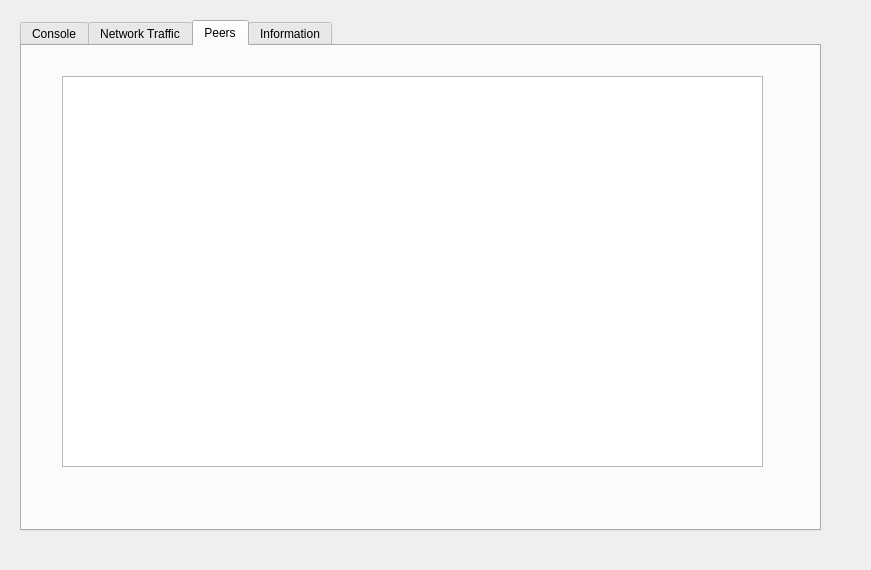
<?xml version="1.0" encoding="UTF-8"?>
<ui version="4.0">
 <class>tools</class>
 <widget class="QDialog" name="tools">
  <property name="geometry">
   <rect>
    <x>0</x>
    <y>0</y>
    <width>871</width>
    <height>570</height>
   </rect>
  </property>
  <property name="windowTitle">
   <string>Dialog</string>
  </property>
  <widget class="QTabWidget" name="tabWidget">
   <property name="geometry">
    <rect>
     <x>20</x>
     <y>20</y>
     <width>801</width>
     <height>511</height>
    </rect>
   </property>
   <property name="currentIndex">
    <number>2</number>
   </property>
   <widget class="QWidget" name="tab_2">
    <attribute name="title">
     <string>Console</string>
    </attribute>
    <widget class="QTextEdit" name="textEdit">
     <property name="geometry">
      <rect>
       <x>40</x>
       <y>30</y>
       <width>691</width>
       <height>351</height>
      </rect>
     </property>
     <property name="html">
      <string>&lt;!DOCTYPE HTML PUBLIC &quot;-//W3C//DTD HTML 4.0//EN&quot; &quot;http://www.w3.org/TR/REC-html40/strict.dtd&quot;&gt;
&lt;html&gt;&lt;head&gt;&lt;meta name=&quot;qrichtext&quot; content=&quot;1&quot; /&gt;&lt;style type=&quot;text/css&quot;&gt;
p, li { white-space: pre-wrap; }
&lt;/style&gt;&lt;/head&gt;&lt;body style=&quot; font-family:'MS Shell Dlg 2'; font-size:8.25pt; font-weight:400; font-style:normal;&quot;&gt;
&lt;p style=&quot;-qt-paragraph-type:empty; margin-top:0px; margin-bottom:0px; margin-left:0px; margin-right:0px; -qt-block-indent:0; text-indent:0px; font-size:8pt;&quot;&gt;&lt;/p&gt;
&lt;p style=&quot; margin-top:0px; margin-bottom:0px; margin-left:0px; margin-right:0px; -qt-block-indent:0; text-indent:0px;&quot;&gt;&lt;span style=&quot; font-size:8pt;&quot;&gt;15:33:22&lt;/span&gt;&lt;/p&gt;
&lt;p style=&quot; margin-top:0px; margin-bottom:0px; margin-left:0px; margin-right:0px; -qt-block-indent:0; text-indent:0px;&quot;&gt;&lt;span style=&quot; font-size:8pt;&quot;&gt;Welcome to the APR RPC console.&lt;/span&gt;&lt;/p&gt;
&lt;p style=&quot; margin-top:0px; margin-bottom:0px; margin-left:0px; margin-right:0px; -qt-block-indent:0; text-indent:0px;&quot;&gt;&lt;span style=&quot; font-size:8pt;&quot;&gt;Use up and down arrows to navigate history, and Ctrl-L to clear screen.&lt;/span&gt;&lt;/p&gt;
&lt;p style=&quot; margin-top:0px; margin-bottom:0px; margin-left:0px; margin-right:0px; -qt-block-indent:0; text-indent:0px;&quot;&gt;&lt;span style=&quot; font-size:8pt;&quot;&gt;Type help for an overview of available commands.&lt;/span&gt;&lt;/p&gt;
&lt;p style=&quot;-qt-paragraph-type:empty; margin-top:0px; margin-bottom:0px; margin-left:0px; margin-right:0px; -qt-block-indent:0; text-indent:0px; font-size:8pt;&quot;&gt;&lt;/p&gt;
&lt;p style=&quot;-qt-paragraph-type:empty; margin-top:0px; margin-bottom:0px; margin-left:0px; margin-right:0px; -qt-block-indent:0; text-indent:0px; font-size:8pt;&quot;&gt;&lt;/p&gt;
&lt;p style=&quot; margin-top:0px; margin-bottom:0px; margin-left:0px; margin-right:0px; -qt-block-indent:0; text-indent:0px;&quot;&gt;&lt;span style=&quot; font-size:8pt;&quot;&gt;23:03:51&lt;/span&gt;&lt;/p&gt;
&lt;p style=&quot; margin-top:0px; margin-bottom:0px; margin-left:0px; margin-right:0px; -qt-block-indent:0; text-indent:0px;&quot;&gt;&lt;span style=&quot; font-size:8pt;&quot;&gt;help&lt;/span&gt;&lt;/p&gt;
&lt;p style=&quot;-qt-paragraph-type:empty; margin-top:0px; margin-bottom:0px; margin-left:0px; margin-right:0px; -qt-block-indent:0; text-indent:0px; font-size:8pt;&quot;&gt;&lt;/p&gt;
&lt;p style=&quot;-qt-paragraph-type:empty; margin-top:0px; margin-bottom:0px; margin-left:0px; margin-right:0px; -qt-block-indent:0; text-indent:0px; font-size:8pt;&quot;&gt;&lt;/p&gt;
&lt;p style=&quot; margin-top:0px; margin-bottom:0px; margin-left:0px; margin-right:0px; -qt-block-indent:0; text-indent:0px;&quot;&gt;&lt;span style=&quot; font-size:8pt;&quot;&gt;23:03:51&lt;/span&gt;&lt;/p&gt;
&lt;p style=&quot; margin-top:0px; margin-bottom:0px; margin-left:0px; margin-right:0px; -qt-block-indent:0; text-indent:0px;&quot;&gt;&lt;span style=&quot; font-size:8pt;&quot;&gt;== Blockchain ==&lt;/span&gt;&lt;/p&gt;
&lt;p style=&quot; margin-top:0px; margin-bottom:0px; margin-left:0px; margin-right:0px; -qt-block-indent:0; text-indent:0px;&quot;&gt;&lt;span style=&quot; font-size:8pt;&quot;&gt;getbestblockhash&lt;/span&gt;&lt;/p&gt;
&lt;p style=&quot; margin-top:0px; margin-bottom:0px; margin-left:0px; margin-right:0px; -qt-block-indent:0; text-indent:0px;&quot;&gt;&lt;span style=&quot; font-size:8pt;&quot;&gt;getblock &amp;quot;hash&amp;quot; ( verbose )&lt;/span&gt;&lt;/p&gt;
&lt;p style=&quot; margin-top:0px; margin-bottom:0px; margin-left:0px; margin-right:0px; -qt-block-indent:0; text-indent:0px;&quot;&gt;&lt;span style=&quot; font-size:8pt;&quot;&gt;getblockchaininfo&lt;/span&gt;&lt;/p&gt;
&lt;p style=&quot; margin-top:0px; margin-bottom:0px; margin-left:0px; margin-right:0px; -qt-block-indent:0; text-indent:0px;&quot;&gt;&lt;span style=&quot; font-size:8pt;&quot;&gt;getblockcount&lt;/span&gt;&lt;/p&gt;
&lt;p style=&quot; margin-top:0px; margin-bottom:0px; margin-left:0px; margin-right:0px; -qt-block-indent:0; text-indent:0px;&quot;&gt;&lt;span style=&quot; font-size:8pt;&quot;&gt;getblockhash index&lt;/span&gt;&lt;/p&gt;
&lt;p style=&quot; margin-top:0px; margin-bottom:0px; margin-left:0px; margin-right:0px; -qt-block-indent:0; text-indent:0px;&quot;&gt;&lt;span style=&quot; font-size:8pt;&quot;&gt;getblockheader &amp;quot;hash&amp;quot; ( verbose )&lt;/span&gt;&lt;/p&gt;
&lt;p style=&quot; margin-top:0px; margin-bottom:0px; margin-left:0px; margin-right:0px; -qt-block-indent:0; text-indent:0px;&quot;&gt;&lt;span style=&quot; font-size:8pt;&quot;&gt;getchaintips&lt;/span&gt;&lt;/p&gt;
&lt;p style=&quot; margin-top:0px; margin-bottom:0px; margin-left:0px; margin-right:0px; -qt-block-indent:0; text-indent:0px;&quot;&gt;&lt;span style=&quot; font-size:8pt;&quot;&gt;getdifficulty&lt;/span&gt;&lt;/p&gt;
&lt;p style=&quot; margin-top:0px; margin-bottom:0px; margin-left:0px; margin-right:0px; -qt-block-indent:0; text-indent:0px;&quot;&gt;&lt;span style=&quot; font-size:8pt;&quot;&gt;getmempoolinfo&lt;/span&gt;&lt;/p&gt;
&lt;p style=&quot; margin-top:0px; margin-bottom:0px; margin-left:0px; margin-right:0px; -qt-block-indent:0; text-indent:0px;&quot;&gt;&lt;span style=&quot; font-size:8pt;&quot;&gt;getrawmempool ( verbose )&lt;/span&gt;&lt;/p&gt;
&lt;p style=&quot; margin-top:0px; margin-bottom:0px; margin-left:0px; margin-right:0px; -qt-block-indent:0; text-indent:0px;&quot;&gt;&lt;span style=&quot; font-size:8pt;&quot;&gt;gettxout &amp;quot;txid&amp;quot; n ( includemempool )&lt;/span&gt;&lt;/p&gt;
&lt;p style=&quot; margin-top:0px; margin-bottom:0px; margin-left:0px; margin-right:0px; -qt-block-indent:0; text-indent:0px;&quot;&gt;&lt;span style=&quot; font-size:8pt;&quot;&gt;gettxoutsetinfo&lt;/span&gt;&lt;/p&gt;
&lt;p style=&quot; margin-top:0px; margin-bottom:0px; margin-left:0px; margin-right:0px; -qt-block-indent:0; text-indent:0px;&quot;&gt;&lt;span style=&quot; font-size:8pt;&quot;&gt;verifychain ( numblocks )&lt;/span&gt;&lt;/p&gt;
&lt;p style=&quot;-qt-paragraph-type:empty; margin-top:0px; margin-bottom:0px; margin-left:0px; margin-right:0px; -qt-block-indent:0; text-indent:0px; font-size:8pt;&quot;&gt;&lt;/p&gt;
&lt;p style=&quot; margin-top:0px; margin-bottom:0px; margin-left:0px; margin-right:0px; -qt-block-indent:0; text-indent:0px;&quot;&gt;&lt;span style=&quot; font-size:8pt;&quot;&gt;== Control ==&lt;/span&gt;&lt;/p&gt;
&lt;p style=&quot; margin-top:0px; margin-bottom:0px; margin-left:0px; margin-right:0px; -qt-block-indent:0; text-indent:0px;&quot;&gt;&lt;span style=&quot; font-size:8pt;&quot;&gt;getinfo&lt;/span&gt;&lt;/p&gt;
&lt;p style=&quot; margin-top:0px; margin-bottom:0px; margin-left:0px; margin-right:0px; -qt-block-indent:0; text-indent:0px;&quot;&gt;&lt;span style=&quot; font-size:8pt;&quot;&gt;help ( &amp;quot;command&amp;quot; )&lt;/span&gt;&lt;/p&gt;
&lt;p style=&quot; margin-top:0px; margin-bottom:0px; margin-left:0px; margin-right:0px; -qt-block-indent:0; text-indent:0px;&quot;&gt;&lt;span style=&quot; font-size:8pt;&quot;&gt;stop&lt;/span&gt;&lt;/p&gt;
&lt;p style=&quot;-qt-paragraph-type:empty; margin-top:0px; margin-bottom:0px; margin-left:0px; margin-right:0px; -qt-block-indent:0; text-indent:0px; font-size:8pt;&quot;&gt;&lt;/p&gt;
&lt;p style=&quot; margin-top:0px; margin-bottom:0px; margin-left:0px; margin-right:0px; -qt-block-indent:0; text-indent:0px;&quot;&gt;&lt;span style=&quot; font-size:8pt;&quot;&gt;== Generating ==&lt;/span&gt;&lt;/p&gt;
&lt;p style=&quot; margin-top:0px; margin-bottom:0px; margin-left:0px; margin-right:0px; -qt-block-indent:0; text-indent:0px;&quot;&gt;&lt;span style=&quot; font-size:8pt;&quot;&gt;getgenerate&lt;/span&gt;&lt;/p&gt;
&lt;p style=&quot; margin-top:0px; margin-bottom:0px; margin-left:0px; margin-right:0px; -qt-block-indent:0; text-indent:0px;&quot;&gt;&lt;span style=&quot; font-size:8pt;&quot;&gt;gethashespersec&lt;/span&gt;&lt;/p&gt;
&lt;p style=&quot; margin-top:0px; margin-bottom:0px; margin-left:0px; margin-right:0px; -qt-block-indent:0; text-indent:0px;&quot;&gt;&lt;span style=&quot; font-size:8pt;&quot;&gt;setgenerate generate ( genproclimit )&lt;/span&gt;&lt;/p&gt;
&lt;p style=&quot;-qt-paragraph-type:empty; margin-top:0px; margin-bottom:0px; margin-left:0px; margin-right:0px; -qt-block-indent:0; text-indent:0px; font-size:8pt;&quot;&gt;&lt;/p&gt;
&lt;p style=&quot; margin-top:0px; margin-bottom:0px; margin-left:0px; margin-right:0px; -qt-block-indent:0; text-indent:0px;&quot;&gt;&lt;span style=&quot; font-size:8pt;&quot;&gt;== Getinvalid ==&lt;/span&gt;&lt;/p&gt;
&lt;p style=&quot; margin-top:0px; margin-bottom:0px; margin-left:0px; margin-right:0px; -qt-block-indent:0; text-indent:0px;&quot;&gt;&lt;span style=&quot; font-size:8pt;&quot;&gt;getinvalid &lt;/span&gt;&lt;/p&gt;
&lt;p style=&quot;-qt-paragraph-type:empty; margin-top:0px; margin-bottom:0px; margin-left:0px; margin-right:0px; -qt-block-indent:0; text-indent:0px; font-size:8pt;&quot;&gt;&lt;/p&gt;
&lt;p style=&quot; margin-top:0px; margin-bottom:0px; margin-left:0px; margin-right:0px; -qt-block-indent:0; text-indent:0px;&quot;&gt;&lt;span style=&quot; font-size:8pt;&quot;&gt;== Mining ==&lt;/span&gt;&lt;/p&gt;
&lt;p style=&quot; margin-top:0px; margin-bottom:0px; margin-left:0px; margin-right:0px; -qt-block-indent:0; text-indent:0px;&quot;&gt;&lt;span style=&quot; font-size:8pt;&quot;&gt;getblocktemplate ( &amp;quot;jsonrequestobject&amp;quot; )&lt;/span&gt;&lt;/p&gt;
&lt;p style=&quot; margin-top:0px; margin-bottom:0px; margin-left:0px; margin-right:0px; -qt-block-indent:0; text-indent:0px;&quot;&gt;&lt;span style=&quot; font-size:8pt;&quot;&gt;getmininginfo&lt;/span&gt;&lt;/p&gt;
&lt;p style=&quot; margin-top:0px; margin-bottom:0px; margin-left:0px; margin-right:0px; -qt-block-indent:0; text-indent:0px;&quot;&gt;&lt;span style=&quot; font-size:8pt;&quot;&gt;getnetworkhashps ( blocks height )&lt;/span&gt;&lt;/p&gt;
&lt;p style=&quot; margin-top:0px; margin-bottom:0px; margin-left:0px; margin-right:0px; -qt-block-indent:0; text-indent:0px;&quot;&gt;&lt;span style=&quot; font-size:8pt;&quot;&gt;prioritisetransaction &amp;lt;txid&amp;gt; &amp;lt;priority delta&amp;gt; &amp;lt;fee delta&amp;gt;&lt;/span&gt;&lt;/p&gt;
&lt;p style=&quot; margin-top:0px; margin-bottom:0px; margin-left:0px; margin-right:0px; -qt-block-indent:0; text-indent:0px;&quot;&gt;&lt;span style=&quot; font-size:8pt;&quot;&gt;reservebalance ( reserve amount )&lt;/span&gt;&lt;/p&gt;
&lt;p style=&quot; margin-top:0px; margin-bottom:0px; margin-left:0px; margin-right:0px; -qt-block-indent:0; text-indent:0px;&quot;&gt;&lt;span style=&quot; font-size:8pt;&quot;&gt;submitblock &amp;quot;hexdata&amp;quot; ( &amp;quot;jsonparametersobject&amp;quot; )&lt;/span&gt;&lt;/p&gt;
&lt;p style=&quot;-qt-paragraph-type:empty; margin-top:0px; margin-bottom:0px; margin-left:0px; margin-right:0px; -qt-block-indent:0; text-indent:0px; font-size:8pt;&quot;&gt;&lt;/p&gt;
&lt;p style=&quot; margin-top:0px; margin-bottom:0px; margin-left:0px; margin-right:0px; -qt-block-indent:0; text-indent:0px;&quot;&gt;&lt;span style=&quot; font-size:8pt;&quot;&gt;== Network ==&lt;/span&gt;&lt;/p&gt;
&lt;p style=&quot; margin-top:0px; margin-bottom:0px; margin-left:0px; margin-right:0px; -qt-block-indent:0; text-indent:0px;&quot;&gt;&lt;span style=&quot; font-size:8pt;&quot;&gt;addnode &amp;quot;node&amp;quot; &amp;quot;add|remove|onetry&amp;quot;&lt;/span&gt;&lt;/p&gt;
&lt;p style=&quot; margin-top:0px; margin-bottom:0px; margin-left:0px; margin-right:0px; -qt-block-indent:0; text-indent:0px;&quot;&gt;&lt;span style=&quot; font-size:8pt;&quot;&gt;getaddednodeinfo dns ( &amp;quot;node&amp;quot; )&lt;/span&gt;&lt;/p&gt;
&lt;p style=&quot; margin-top:0px; margin-bottom:0px; margin-left:0px; margin-right:0px; -qt-block-indent:0; text-indent:0px;&quot;&gt;&lt;span style=&quot; font-size:8pt;&quot;&gt;getconnectioncount&lt;/span&gt;&lt;/p&gt;
&lt;p style=&quot; margin-top:0px; margin-bottom:0px; margin-left:0px; margin-right:0px; -qt-block-indent:0; text-indent:0px;&quot;&gt;&lt;span style=&quot; font-size:8pt;&quot;&gt;getnettotals&lt;/span&gt;&lt;/p&gt;
&lt;p style=&quot; margin-top:0px; margin-bottom:0px; margin-left:0px; margin-right:0px; -qt-block-indent:0; text-indent:0px;&quot;&gt;&lt;span style=&quot; font-size:8pt;&quot;&gt;getnetworkinfo&lt;/span&gt;&lt;/p&gt;
&lt;p style=&quot; margin-top:0px; margin-bottom:0px; margin-left:0px; margin-right:0px; -qt-block-indent:0; text-indent:0px;&quot;&gt;&lt;span style=&quot; font-size:8pt;&quot;&gt;getpeerinfo&lt;/span&gt;&lt;/p&gt;
&lt;p style=&quot; margin-top:0px; margin-bottom:0px; margin-left:0px; margin-right:0px; -qt-block-indent:0; text-indent:0px;&quot;&gt;&lt;span style=&quot; font-size:8pt;&quot;&gt;ping&lt;/span&gt;&lt;/p&gt;
&lt;p style=&quot;-qt-paragraph-type:empty; margin-top:0px; margin-bottom:0px; margin-left:0px; margin-right:0px; -qt-block-indent:0; text-indent:0px; font-size:8pt;&quot;&gt;&lt;/p&gt;
&lt;p style=&quot; margin-top:0px; margin-bottom:0px; margin-left:0px; margin-right:0px; -qt-block-indent:0; text-indent:0px;&quot;&gt;&lt;span style=&quot; font-size:8pt;&quot;&gt;== Pivx ==&lt;/span&gt;&lt;/p&gt;
&lt;p style=&quot; margin-top:0px; margin-bottom:0px; margin-left:0px; margin-right:0px; -qt-block-indent:0; text-indent:0px;&quot;&gt;&lt;span style=&quot; font-size:8pt;&quot;&gt;checkbudgets&lt;/span&gt;&lt;/p&gt;
&lt;p style=&quot; margin-top:0px; margin-bottom:0px; margin-left:0px; margin-right:0px; -qt-block-indent:0; text-indent:0px;&quot;&gt;&lt;span style=&quot; font-size:8pt;&quot;&gt;createmasternodekey&lt;/span&gt;&lt;/p&gt;
&lt;p style=&quot; margin-top:0px; margin-bottom:0px; margin-left:0px; margin-right:0px; -qt-block-indent:0; text-indent:0px;&quot;&gt;&lt;span style=&quot; font-size:8pt;&quot;&gt;getbudgetinfo ( &amp;quot;proposal&amp;quot; )&lt;/span&gt;&lt;/p&gt;
&lt;p style=&quot; margin-top:0px; margin-bottom:0px; margin-left:0px; margin-right:0px; -qt-block-indent:0; text-indent:0px;&quot;&gt;&lt;span style=&quot; font-size:8pt;&quot;&gt;getbudgetprojection&lt;/span&gt;&lt;/p&gt;
&lt;p style=&quot; margin-top:0px; margin-bottom:0px; margin-left:0px; margin-right:0px; -qt-block-indent:0; text-indent:0px;&quot;&gt;&lt;span style=&quot; font-size:8pt;&quot;&gt;getbudgetvotes &amp;quot;proposal-name&amp;quot;&lt;/span&gt;&lt;/p&gt;
&lt;p style=&quot; margin-top:0px; margin-bottom:0px; margin-left:0px; margin-right:0px; -qt-block-indent:0; text-indent:0px;&quot;&gt;&lt;span style=&quot; font-size:8pt;&quot;&gt;getmasternodecount&lt;/span&gt;&lt;/p&gt;
&lt;p style=&quot; margin-top:0px; margin-bottom:0px; margin-left:0px; margin-right:0px; -qt-block-indent:0; text-indent:0px;&quot;&gt;&lt;span style=&quot; font-size:8pt;&quot;&gt;getmasternodeoutputs&lt;/span&gt;&lt;/p&gt;
&lt;p style=&quot; margin-top:0px; margin-bottom:0px; margin-left:0px; margin-right:0px; -qt-block-indent:0; text-indent:0px;&quot;&gt;&lt;span style=&quot; font-size:8pt;&quot;&gt;getmasternodescores ( blocks )&lt;/span&gt;&lt;/p&gt;
&lt;p style=&quot; margin-top:0px; margin-bottom:0px; margin-left:0px; margin-right:0px; -qt-block-indent:0; text-indent:0px;&quot;&gt;&lt;span style=&quot; font-size:8pt;&quot;&gt;getmasternodestatus&lt;/span&gt;&lt;/p&gt;
&lt;p style=&quot; margin-top:0px; margin-bottom:0px; margin-left:0px; margin-right:0px; -qt-block-indent:0; text-indent:0px;&quot;&gt;&lt;span style=&quot; font-size:8pt;&quot;&gt;getmasternodewinners ( blocks &amp;quot;filter&amp;quot; )&lt;/span&gt;&lt;/p&gt;
&lt;p style=&quot; margin-top:0px; margin-bottom:0px; margin-left:0px; margin-right:0px; -qt-block-indent:0; text-indent:0px;&quot;&gt;&lt;span style=&quot; font-size:8pt;&quot;&gt;getnextsuperblock&lt;/span&gt;&lt;/p&gt;
&lt;p style=&quot; margin-top:0px; margin-bottom:0px; margin-left:0px; margin-right:0px; -qt-block-indent:0; text-indent:0px;&quot;&gt;&lt;span style=&quot; font-size:8pt;&quot;&gt;getpoolinfo&lt;/span&gt;&lt;/p&gt;
&lt;p style=&quot; margin-top:0px; margin-bottom:0px; margin-left:0px; margin-right:0px; -qt-block-indent:0; text-indent:0px;&quot;&gt;&lt;span style=&quot; font-size:8pt;&quot;&gt;listmasternodeconf ( &amp;quot;filter&amp;quot; )&lt;/span&gt;&lt;/p&gt;
&lt;p style=&quot; margin-top:0px; margin-bottom:0px; margin-left:0px; margin-right:0px; -qt-block-indent:0; text-indent:0px;&quot;&gt;&lt;span style=&quot; font-size:8pt;&quot;&gt;listmasternodes ( &amp;quot;filter&amp;quot; )&lt;/span&gt;&lt;/p&gt;
&lt;p style=&quot; margin-top:0px; margin-bottom:0px; margin-left:0px; margin-right:0px; -qt-block-indent:0; text-indent:0px;&quot;&gt;&lt;span style=&quot; font-size:8pt;&quot;&gt;masternode &amp;quot;command&amp;quot;...&lt;/span&gt;&lt;/p&gt;
&lt;p style=&quot; margin-top:0px; margin-bottom:0px; margin-left:0px; margin-right:0px; -qt-block-indent:0; text-indent:0px;&quot;&gt;&lt;span style=&quot; font-size:8pt;&quot;&gt;masternodeconnect &amp;quot;address&amp;quot;&lt;/span&gt;&lt;/p&gt;
&lt;p style=&quot; margin-top:0px; margin-bottom:0px; margin-left:0px; margin-right:0px; -qt-block-indent:0; text-indent:0px;&quot;&gt;&lt;span style=&quot; font-size:8pt;&quot;&gt;masternodecurrent&lt;/span&gt;&lt;/p&gt;
&lt;p style=&quot; margin-top:0px; margin-bottom:0px; margin-left:0px; margin-right:0px; -qt-block-indent:0; text-indent:0px;&quot;&gt;&lt;span style=&quot; font-size:8pt;&quot;&gt;masternodedebug&lt;/span&gt;&lt;/p&gt;
&lt;p style=&quot; margin-top:0px; margin-bottom:0px; margin-left:0px; margin-right:0px; -qt-block-indent:0; text-indent:0px;&quot;&gt;&lt;span style=&quot; font-size:8pt;&quot;&gt;mnbudget &amp;quot;command&amp;quot;... ( &amp;quot;passphrase&amp;quot; )&lt;/span&gt;&lt;/p&gt;
&lt;p style=&quot; margin-top:0px; margin-bottom:0px; margin-left:0px; margin-right:0px; -qt-block-indent:0; text-indent:0px;&quot;&gt;&lt;span style=&quot; font-size:8pt;&quot;&gt;mnbudgetrawvote &amp;quot;masternode-tx-hash&amp;quot; masternode-tx-index &amp;quot;proposal-hash&amp;quot; yes|no time &amp;quot;vote-sig&amp;quot;&lt;/span&gt;&lt;/p&gt;
&lt;p style=&quot; margin-top:0px; margin-bottom:0px; margin-left:0px; margin-right:0px; -qt-block-indent:0; text-indent:0px;&quot;&gt;&lt;span style=&quot; font-size:8pt;&quot;&gt;mnbudgetvote &amp;quot;local|many|alias&amp;quot; &amp;quot;votehash&amp;quot; &amp;quot;yes|no&amp;quot; ( &amp;quot;alias&amp;quot; )&lt;/span&gt;&lt;/p&gt;
&lt;p style=&quot; margin-top:0px; margin-bottom:0px; margin-left:0px; margin-right:0px; -qt-block-indent:0; text-indent:0px;&quot;&gt;&lt;span style=&quot; font-size:8pt;&quot;&gt;mnfinalbudget &amp;quot;command&amp;quot;... ( &amp;quot;passphrase&amp;quot; )&lt;/span&gt;&lt;/p&gt;
&lt;p style=&quot; margin-top:0px; margin-bottom:0px; margin-left:0px; margin-right:0px; -qt-block-indent:0; text-indent:0px;&quot;&gt;&lt;span style=&quot; font-size:8pt;&quot;&gt;mnsync &amp;quot;status|reset&amp;quot;&lt;/span&gt;&lt;/p&gt;
&lt;p style=&quot; margin-top:0px; margin-bottom:0px; margin-left:0px; margin-right:0px; -qt-block-indent:0; text-indent:0px;&quot;&gt;&lt;span style=&quot; font-size:8pt;&quot;&gt;Obfuscation is not supported any more. Use Zerocoin&lt;/span&gt;&lt;/p&gt;
&lt;p style=&quot; margin-top:0px; margin-bottom:0px; margin-left:0px; margin-right:0px; -qt-block-indent:0; text-indent:0px;&quot;&gt;&lt;span style=&quot; font-size:8pt;&quot;&gt;preparebudget &amp;quot;proposal-name&amp;quot; &amp;quot;url&amp;quot; payment-count block-start &amp;quot;pivx-address&amp;quot; monthy-payment&lt;/span&gt;&lt;/p&gt;
&lt;p style=&quot; margin-top:0px; margin-bottom:0px; margin-left:0px; margin-right:0px; -qt-block-indent:0; text-indent:0px;&quot;&gt;&lt;span style=&quot; font-size:8pt;&quot;&gt;spork &amp;lt;name&amp;gt; [&amp;lt;value&amp;gt;]&lt;/span&gt;&lt;/p&gt;
&lt;p style=&quot; margin-top:0px; margin-bottom:0px; margin-left:0px; margin-right:0px; -qt-block-indent:0; text-indent:0px;&quot;&gt;&lt;span style=&quot; font-size:8pt;&quot;&gt;startmasternode &amp;quot;local|all|many|missing|disabled|alias&amp;quot; lockwallet ( &amp;quot;alias&amp;quot; )&lt;/span&gt;&lt;/p&gt;
&lt;p style=&quot; margin-top:0px; margin-bottom:0px; margin-left:0px; margin-right:0px; -qt-block-indent:0; text-indent:0px;&quot;&gt;&lt;span style=&quot; font-size:8pt;&quot;&gt;submitbudget &amp;quot;proposal-name&amp;quot; &amp;quot;url&amp;quot; payment-count block-start &amp;quot;pivx-address&amp;quot; monthy-payment &amp;quot;fee-tx&amp;quot;&lt;/span&gt;&lt;/p&gt;
&lt;p style=&quot;-qt-paragraph-type:empty; margin-top:0px; margin-bottom:0px; margin-left:0px; margin-right:0px; -qt-block-indent:0; text-indent:0px; font-size:8pt;&quot;&gt;&lt;/p&gt;
&lt;p style=&quot; margin-top:0px; margin-bottom:0px; margin-left:0px; margin-right:0px; -qt-block-indent:0; text-indent:0px;&quot;&gt;&lt;span style=&quot; font-size:8pt;&quot;&gt;== Rawtransactions ==&lt;/span&gt;&lt;/p&gt;
&lt;p style=&quot; margin-top:0px; margin-bottom:0px; margin-left:0px; margin-right:0px; -qt-block-indent:0; text-indent:0px;&quot;&gt;&lt;span style=&quot; font-size:8pt;&quot;&gt;createrawtransaction [{&amp;quot;txid&amp;quot;:&amp;quot;id&amp;quot;,&amp;quot;vout&amp;quot;:n},...] {&amp;quot;address&amp;quot;:amount,...}&lt;/span&gt;&lt;/p&gt;
&lt;p style=&quot; margin-top:0px; margin-bottom:0px; margin-left:0px; margin-right:0px; -qt-block-indent:0; text-indent:0px;&quot;&gt;&lt;span style=&quot; font-size:8pt;&quot;&gt;decoderawtransaction &amp;quot;hexstring&amp;quot;&lt;/span&gt;&lt;/p&gt;
&lt;p style=&quot; margin-top:0px; margin-bottom:0px; margin-left:0px; margin-right:0px; -qt-block-indent:0; text-indent:0px;&quot;&gt;&lt;span style=&quot; font-size:8pt;&quot;&gt;decodescript &amp;quot;hex&amp;quot;&lt;/span&gt;&lt;/p&gt;
&lt;p style=&quot; margin-top:0px; margin-bottom:0px; margin-left:0px; margin-right:0px; -qt-block-indent:0; text-indent:0px;&quot;&gt;&lt;span style=&quot; font-size:8pt;&quot;&gt;getrawtransaction &amp;quot;txid&amp;quot; ( verbose )&lt;/span&gt;&lt;/p&gt;
&lt;p style=&quot; margin-top:0px; margin-bottom:0px; margin-left:0px; margin-right:0px; -qt-block-indent:0; text-indent:0px;&quot;&gt;&lt;span style=&quot; font-size:8pt;&quot;&gt;sendrawtransaction &amp;quot;hexstring&amp;quot; ( allowhighfees )&lt;/span&gt;&lt;/p&gt;
&lt;p style=&quot; margin-top:0px; margin-bottom:0px; margin-left:0px; margin-right:0px; -qt-block-indent:0; text-indent:0px;&quot;&gt;&lt;span style=&quot; font-size:8pt;&quot;&gt;signrawtransaction &amp;quot;hexstring&amp;quot; ( [{&amp;quot;txid&amp;quot;:&amp;quot;id&amp;quot;,&amp;quot;vout&amp;quot;:n,&amp;quot;scriptPubKey&amp;quot;:&amp;quot;hex&amp;quot;,&amp;quot;redeemScript&amp;quot;:&amp;quot;hex&amp;quot;},...] [&amp;quot;privatekey1&amp;quot;,...] sighashtype )&lt;/span&gt;&lt;/p&gt;
&lt;p style=&quot;-qt-paragraph-type:empty; margin-top:0px; margin-bottom:0px; margin-left:0px; margin-right:0px; -qt-block-indent:0; text-indent:0px; font-size:8pt;&quot;&gt;&lt;/p&gt;
&lt;p style=&quot; margin-top:0px; margin-bottom:0px; margin-left:0px; margin-right:0px; -qt-block-indent:0; text-indent:0px;&quot;&gt;&lt;span style=&quot; font-size:8pt;&quot;&gt;== Util ==&lt;/span&gt;&lt;/p&gt;
&lt;p style=&quot; margin-top:0px; margin-bottom:0px; margin-left:0px; margin-right:0px; -qt-block-indent:0; text-indent:0px;&quot;&gt;&lt;span style=&quot; font-size:8pt;&quot;&gt;createmultisig nrequired [&amp;quot;key&amp;quot;,...]&lt;/span&gt;&lt;/p&gt;
&lt;p style=&quot; margin-top:0px; margin-bottom:0px; margin-left:0px; margin-right:0px; -qt-block-indent:0; text-indent:0px;&quot;&gt;&lt;span style=&quot; font-size:8pt;&quot;&gt;estimatefee nblocks&lt;/span&gt;&lt;/p&gt;
&lt;p style=&quot; margin-top:0px; margin-bottom:0px; margin-left:0px; margin-right:0px; -qt-block-indent:0; text-indent:0px;&quot;&gt;&lt;span style=&quot; font-size:8pt;&quot;&gt;estimatepriority nblocks&lt;/span&gt;&lt;/p&gt;
&lt;p style=&quot; margin-top:0px; margin-bottom:0px; margin-left:0px; margin-right:0px; -qt-block-indent:0; text-indent:0px;&quot;&gt;&lt;span style=&quot; font-size:8pt;&quot;&gt;validateaddress &amp;quot;pivxaddress&amp;quot;&lt;/span&gt;&lt;/p&gt;
&lt;p style=&quot; margin-top:0px; margin-bottom:0px; margin-left:0px; margin-right:0px; -qt-block-indent:0; text-indent:0px;&quot;&gt;&lt;span style=&quot; font-size:8pt;&quot;&gt;verifymessage &amp;quot;pivxaddress&amp;quot; &amp;quot;signature&amp;quot; &amp;quot;message&amp;quot;&lt;/span&gt;&lt;/p&gt;
&lt;p style=&quot;-qt-paragraph-type:empty; margin-top:0px; margin-bottom:0px; margin-left:0px; margin-right:0px; -qt-block-indent:0; text-indent:0px; font-size:8pt;&quot;&gt;&lt;/p&gt;
&lt;p style=&quot; margin-top:0px; margin-bottom:0px; margin-left:0px; margin-right:0px; -qt-block-indent:0; text-indent:0px;&quot;&gt;&lt;span style=&quot; font-size:8pt;&quot;&gt;== Wallet ==&lt;/span&gt;&lt;/p&gt;
&lt;p style=&quot; margin-top:0px; margin-bottom:0px; margin-left:0px; margin-right:0px; -qt-block-indent:0; text-indent:0px;&quot;&gt;&lt;span style=&quot; font-size:8pt;&quot;&gt;addmultisigaddress nrequired [&amp;quot;key&amp;quot;,...] ( &amp;quot;account&amp;quot; )&lt;/span&gt;&lt;/p&gt;
&lt;p style=&quot; margin-top:0px; margin-bottom:0px; margin-left:0px; margin-right:0px; -qt-block-indent:0; text-indent:0px;&quot;&gt;&lt;span style=&quot; font-size:8pt;&quot;&gt;autocombinerewards true|false ( threshold )&lt;/span&gt;&lt;/p&gt;
&lt;p style=&quot; margin-top:0px; margin-bottom:0px; margin-left:0px; margin-right:0px; -qt-block-indent:0; text-indent:0px;&quot;&gt;&lt;span style=&quot; font-size:8pt;&quot;&gt;backupwallet &amp;quot;destination&amp;quot;&lt;/span&gt;&lt;/p&gt;
&lt;p style=&quot; margin-top:0px; margin-bottom:0px; margin-left:0px; margin-right:0px; -qt-block-indent:0; text-indent:0px;&quot;&gt;&lt;span style=&quot; font-size:8pt;&quot;&gt;bip38decrypt &amp;quot;pivxaddress&amp;quot;&lt;/span&gt;&lt;/p&gt;
&lt;p style=&quot; margin-top:0px; margin-bottom:0px; margin-left:0px; margin-right:0px; -qt-block-indent:0; text-indent:0px;&quot;&gt;&lt;span style=&quot; font-size:8pt;&quot;&gt;bip38encrypt &amp;quot;pivxaddress&amp;quot;&lt;/span&gt;&lt;/p&gt;
&lt;p style=&quot; margin-top:0px; margin-bottom:0px; margin-left:0px; margin-right:0px; -qt-block-indent:0; text-indent:0px;&quot;&gt;&lt;span style=&quot; font-size:8pt;&quot;&gt;dumpprivkey &amp;quot;pivxaddress&amp;quot;&lt;/span&gt;&lt;/p&gt;
&lt;p style=&quot; margin-top:0px; margin-bottom:0px; margin-left:0px; margin-right:0px; -qt-block-indent:0; text-indent:0px;&quot;&gt;&lt;span style=&quot; font-size:8pt;&quot;&gt;dumpwallet &amp;quot;filename&amp;quot;&lt;/span&gt;&lt;/p&gt;
&lt;p style=&quot; margin-top:0px; margin-bottom:0px; margin-left:0px; margin-right:0px; -qt-block-indent:0; text-indent:0px;&quot;&gt;&lt;span style=&quot; font-size:8pt;&quot;&gt;encryptwallet &amp;quot;passphrase&amp;quot;&lt;/span&gt;&lt;/p&gt;
&lt;p style=&quot; margin-top:0px; margin-bottom:0px; margin-left:0px; margin-right:0px; -qt-block-indent:0; text-indent:0px;&quot;&gt;&lt;span style=&quot; font-size:8pt;&quot;&gt;getaccount &amp;quot;pivxaddress&amp;quot;&lt;/span&gt;&lt;/p&gt;
&lt;p style=&quot; margin-top:0px; margin-bottom:0px; margin-left:0px; margin-right:0px; -qt-block-indent:0; text-indent:0px;&quot;&gt;&lt;span style=&quot; font-size:8pt;&quot;&gt;getaccountaddress &amp;quot;account&amp;quot;&lt;/span&gt;&lt;/p&gt;
&lt;p style=&quot; margin-top:0px; margin-bottom:0px; margin-left:0px; margin-right:0px; -qt-block-indent:0; text-indent:0px;&quot;&gt;&lt;span style=&quot; font-size:8pt;&quot;&gt;getaddressesbyaccount &amp;quot;account&amp;quot;&lt;/span&gt;&lt;/p&gt;
&lt;p style=&quot; margin-top:0px; margin-bottom:0px; margin-left:0px; margin-right:0px; -qt-block-indent:0; text-indent:0px;&quot;&gt;&lt;span style=&quot; font-size:8pt;&quot;&gt;getbalance ( &amp;quot;account&amp;quot; minconf includeWatchonly )&lt;/span&gt;&lt;/p&gt;
&lt;p style=&quot; margin-top:0px; margin-bottom:0px; margin-left:0px; margin-right:0px; -qt-block-indent:0; text-indent:0px;&quot;&gt;&lt;span style=&quot; font-size:8pt;&quot;&gt;getnewaddress ( &amp;quot;account&amp;quot; )&lt;/span&gt;&lt;/p&gt;
&lt;p style=&quot; margin-top:0px; margin-bottom:0px; margin-left:0px; margin-right:0px; -qt-block-indent:0; text-indent:0px;&quot;&gt;&lt;span style=&quot; font-size:8pt;&quot;&gt;getrawchangeaddress&lt;/span&gt;&lt;/p&gt;
&lt;p style=&quot; margin-top:0px; margin-bottom:0px; margin-left:0px; margin-right:0px; -qt-block-indent:0; text-indent:0px;&quot;&gt;&lt;span style=&quot; font-size:8pt;&quot;&gt;getreceivedbyaccount &amp;quot;account&amp;quot; ( minconf )&lt;/span&gt;&lt;/p&gt;
&lt;p style=&quot; margin-top:0px; margin-bottom:0px; margin-left:0px; margin-right:0px; -qt-block-indent:0; text-indent:0px;&quot;&gt;&lt;span style=&quot; font-size:8pt;&quot;&gt;getreceivedbyaddress &amp;quot;pivxaddress&amp;quot; ( minconf )&lt;/span&gt;&lt;/p&gt;
&lt;p style=&quot; margin-top:0px; margin-bottom:0px; margin-left:0px; margin-right:0px; -qt-block-indent:0; text-indent:0px;&quot;&gt;&lt;span style=&quot; font-size:8pt;&quot;&gt;getstakesplitthreshold&lt;/span&gt;&lt;/p&gt;
&lt;p style=&quot; margin-top:0px; margin-bottom:0px; margin-left:0px; margin-right:0px; -qt-block-indent:0; text-indent:0px;&quot;&gt;&lt;span style=&quot; font-size:8pt;&quot;&gt;getstakingstatus&lt;/span&gt;&lt;/p&gt;
&lt;p style=&quot; margin-top:0px; margin-bottom:0px; margin-left:0px; margin-right:0px; -qt-block-indent:0; text-indent:0px;&quot;&gt;&lt;span style=&quot; font-size:8pt;&quot;&gt;gettransaction &amp;quot;txid&amp;quot; ( includeWatchonly )&lt;/span&gt;&lt;/p&gt;
&lt;p style=&quot; margin-top:0px; margin-bottom:0px; margin-left:0px; margin-right:0px; -qt-block-indent:0; text-indent:0px;&quot;&gt;&lt;span style=&quot; font-size:8pt;&quot;&gt;getunconfirmedbalance&lt;/span&gt;&lt;/p&gt;
&lt;p style=&quot; margin-top:0px; margin-bottom:0px; margin-left:0px; margin-right:0px; -qt-block-indent:0; text-indent:0px;&quot;&gt;&lt;span style=&quot; font-size:8pt;&quot;&gt;getwalletinfo&lt;/span&gt;&lt;/p&gt;
&lt;p style=&quot; margin-top:0px; margin-bottom:0px; margin-left:0px; margin-right:0px; -qt-block-indent:0; text-indent:0px;&quot;&gt;&lt;span style=&quot; font-size:8pt;&quot;&gt;importaddress &amp;quot;address&amp;quot; ( &amp;quot;label&amp;quot; rescan )&lt;/span&gt;&lt;/p&gt;
&lt;p style=&quot; margin-top:0px; margin-bottom:0px; margin-left:0px; margin-right:0px; -qt-block-indent:0; text-indent:0px;&quot;&gt;&lt;span style=&quot; font-size:8pt;&quot;&gt;importprivkey &amp;quot;pivxprivkey&amp;quot; ( &amp;quot;label&amp;quot; rescan )&lt;/span&gt;&lt;/p&gt;
&lt;p style=&quot; margin-top:0px; margin-bottom:0px; margin-left:0px; margin-right:0px; -qt-block-indent:0; text-indent:0px;&quot;&gt;&lt;span style=&quot; font-size:8pt;&quot;&gt;importwallet &amp;quot;filename&amp;quot;&lt;/span&gt;&lt;/p&gt;
&lt;p style=&quot; margin-top:0px; margin-bottom:0px; margin-left:0px; margin-right:0px; -qt-block-indent:0; text-indent:0px;&quot;&gt;&lt;span style=&quot; font-size:8pt;&quot;&gt;keypoolrefill ( newsize )&lt;/span&gt;&lt;/p&gt;
&lt;p style=&quot; margin-top:0px; margin-bottom:0px; margin-left:0px; margin-right:0px; -qt-block-indent:0; text-indent:0px;&quot;&gt;&lt;span style=&quot; font-size:8pt;&quot;&gt;listaccounts ( minconf includeWatchonly)&lt;/span&gt;&lt;/p&gt;
&lt;p style=&quot; margin-top:0px; margin-bottom:0px; margin-left:0px; margin-right:0px; -qt-block-indent:0; text-indent:0px;&quot;&gt;&lt;span style=&quot; font-size:8pt;&quot;&gt;listaddressgroupings&lt;/span&gt;&lt;/p&gt;
&lt;p style=&quot; margin-top:0px; margin-bottom:0px; margin-left:0px; margin-right:0px; -qt-block-indent:0; text-indent:0px;&quot;&gt;&lt;span style=&quot; font-size:8pt;&quot;&gt;listlockunspent&lt;/span&gt;&lt;/p&gt;
&lt;p style=&quot; margin-top:0px; margin-bottom:0px; margin-left:0px; margin-right:0px; -qt-block-indent:0; text-indent:0px;&quot;&gt;&lt;span style=&quot; font-size:8pt;&quot;&gt;listreceivedbyaccount ( minconf includeempty includeWatchonly)&lt;/span&gt;&lt;/p&gt;
&lt;p style=&quot; margin-top:0px; margin-bottom:0px; margin-left:0px; margin-right:0px; -qt-block-indent:0; text-indent:0px;&quot;&gt;&lt;span style=&quot; font-size:8pt;&quot;&gt;listreceivedbyaddress ( minconf includeempty includeWatchonly)&lt;/span&gt;&lt;/p&gt;
&lt;p style=&quot; margin-top:0px; margin-bottom:0px; margin-left:0px; margin-right:0px; -qt-block-indent:0; text-indent:0px;&quot;&gt;&lt;span style=&quot; font-size:8pt;&quot;&gt;listsinceblock ( &amp;quot;blockhash&amp;quot; target-confirmations includeWatchonly)&lt;/span&gt;&lt;/p&gt;
&lt;p style=&quot; margin-top:0px; margin-bottom:0px; margin-left:0px; margin-right:0px; -qt-block-indent:0; text-indent:0px;&quot;&gt;&lt;span style=&quot; font-size:8pt;&quot;&gt;listtransactions ( &amp;quot;account&amp;quot; count from includeWatchonly)&lt;/span&gt;&lt;/p&gt;
&lt;p style=&quot; margin-top:0px; margin-bottom:0px; margin-left:0px; margin-right:0px; -qt-block-indent:0; text-indent:0px;&quot;&gt;&lt;span style=&quot; font-size:8pt;&quot;&gt;listunspent ( minconf maxconf  [&amp;quot;address&amp;quot;,...] )&lt;/span&gt;&lt;/p&gt;
&lt;p style=&quot; margin-top:0px; margin-bottom:0px; margin-left:0px; margin-right:0px; -qt-block-indent:0; text-indent:0px;&quot;&gt;&lt;span style=&quot; font-size:8pt;&quot;&gt;lockunspent unlock [{&amp;quot;txid&amp;quot;:&amp;quot;txid&amp;quot;,&amp;quot;vout&amp;quot;:n},...]&lt;/span&gt;&lt;/p&gt;
&lt;p style=&quot; margin-top:0px; margin-bottom:0px; margin-left:0px; margin-right:0px; -qt-block-indent:0; text-indent:0px;&quot;&gt;&lt;span style=&quot; font-size:8pt;&quot;&gt;move &amp;quot;fromaccount&amp;quot; &amp;quot;toaccount&amp;quot; amount ( minconf &amp;quot;comment&amp;quot; )&lt;/span&gt;&lt;/p&gt;
&lt;p style=&quot; margin-top:0px; margin-bottom:0px; margin-left:0px; margin-right:0px; -qt-block-indent:0; text-indent:0px;&quot;&gt;&lt;span style=&quot; font-size:8pt;&quot;&gt;multisend &amp;lt;command&amp;gt;&lt;/span&gt;&lt;/p&gt;
&lt;p style=&quot; margin-top:0px; margin-bottom:0px; margin-left:0px; margin-right:0px; -qt-block-indent:0; text-indent:0px;&quot;&gt;&lt;span style=&quot; font-size:8pt;&quot;&gt;sendfrom &amp;quot;fromaccount&amp;quot; &amp;quot;topivxaddress&amp;quot; amount ( minconf &amp;quot;comment&amp;quot; &amp;quot;comment-to&amp;quot; )&lt;/span&gt;&lt;/p&gt;
&lt;p style=&quot; margin-top:0px; margin-bottom:0px; margin-left:0px; margin-right:0px; -qt-block-indent:0; text-indent:0px;&quot;&gt;&lt;span style=&quot; font-size:8pt;&quot;&gt;sendmany &amp;quot;fromaccount&amp;quot; {&amp;quot;address&amp;quot;:amount,...} ( minconf &amp;quot;comment&amp;quot; )&lt;/span&gt;&lt;/p&gt;
&lt;p style=&quot; margin-top:0px; margin-bottom:0px; margin-left:0px; margin-right:0px; -qt-block-indent:0; text-indent:0px;&quot;&gt;&lt;span style=&quot; font-size:8pt;&quot;&gt;sendtoaddress &amp;quot;pivxaddress&amp;quot; amount ( &amp;quot;comment&amp;quot; &amp;quot;comment-to&amp;quot; )&lt;/span&gt;&lt;/p&gt;
&lt;p style=&quot; margin-top:0px; margin-bottom:0px; margin-left:0px; margin-right:0px; -qt-block-indent:0; text-indent:0px;&quot;&gt;&lt;span style=&quot; font-size:8pt;&quot;&gt;sendtoaddressix &amp;quot;pivxaddress&amp;quot; amount ( &amp;quot;comment&amp;quot; &amp;quot;comment-to&amp;quot; )&lt;/span&gt;&lt;/p&gt;
&lt;p style=&quot; margin-top:0px; margin-bottom:0px; margin-left:0px; margin-right:0px; -qt-block-indent:0; text-indent:0px;&quot;&gt;&lt;span style=&quot; font-size:8pt;&quot;&gt;setaccount &amp;quot;pivxaddress&amp;quot; &amp;quot;account&amp;quot;&lt;/span&gt;&lt;/p&gt;
&lt;p style=&quot; margin-top:0px; margin-bottom:0px; margin-left:0px; margin-right:0px; -qt-block-indent:0; text-indent:0px;&quot;&gt;&lt;span style=&quot; font-size:8pt;&quot;&gt;setstakesplitthreshold value&lt;/span&gt;&lt;/p&gt;
&lt;p style=&quot; margin-top:0px; margin-bottom:0px; margin-left:0px; margin-right:0px; -qt-block-indent:0; text-indent:0px;&quot;&gt;&lt;span style=&quot; font-size:8pt;&quot;&gt;settxfee amount&lt;/span&gt;&lt;/p&gt;
&lt;p style=&quot; margin-top:0px; margin-bottom:0px; margin-left:0px; margin-right:0px; -qt-block-indent:0; text-indent:0px;&quot;&gt;&lt;span style=&quot; font-size:8pt;&quot;&gt;signmessage &amp;quot;pivxaddress&amp;quot; &amp;quot;message&amp;quot;&lt;/span&gt;&lt;/p&gt;
&lt;p style=&quot;-qt-paragraph-type:empty; margin-top:0px; margin-bottom:0px; margin-left:0px; margin-right:0px; -qt-block-indent:0; text-indent:0px; font-size:8pt;&quot;&gt;&lt;/p&gt;
&lt;p style=&quot; margin-top:0px; margin-bottom:0px; margin-left:0px; margin-right:0px; -qt-block-indent:0; text-indent:0px;&quot;&gt;&lt;span style=&quot; font-size:8pt;&quot;&gt;== Zerocoin ==&lt;/span&gt;&lt;/p&gt;
&lt;p style=&quot; margin-top:0px; margin-bottom:0px; margin-left:0px; margin-right:0px; -qt-block-indent:0; text-indent:0px;&quot;&gt;&lt;span style=&quot; font-size:8pt;&quot;&gt;exportzerocoins include_spent ( denomination )&lt;/span&gt;&lt;/p&gt;
&lt;p style=&quot; margin-top:0px; margin-bottom:0px; margin-left:0px; margin-right:0px; -qt-block-indent:0; text-indent:0px;&quot;&gt;&lt;span style=&quot; font-size:8pt;&quot;&gt;getarchivedzerocoin&lt;/span&gt;&lt;/p&gt;
&lt;p style=&quot; margin-top:0px; margin-bottom:0px; margin-left:0px; margin-right:0px; -qt-block-indent:0; text-indent:0px;&quot;&gt;&lt;span style=&quot; font-size:8pt;&quot;&gt;getspentzerocoinamount hexstring index&lt;/span&gt;&lt;/p&gt;
&lt;p style=&quot; margin-top:0px; margin-bottom:0px; margin-left:0px; margin-right:0px; -qt-block-indent:0; text-indent:0px;&quot;&gt;&lt;span style=&quot; font-size:8pt;&quot;&gt;getzerocoinbalance&lt;/span&gt;&lt;/p&gt;
&lt;p style=&quot; margin-top:0px; margin-bottom:0px; margin-left:0px; margin-right:0px; -qt-block-indent:0; text-indent:0px;&quot;&gt;&lt;span style=&quot; font-size:8pt;&quot;&gt;importzerocoins importdata &lt;/span&gt;&lt;/p&gt;
&lt;p style=&quot; margin-top:0px; margin-bottom:0px; margin-left:0px; margin-right:0px; -qt-block-indent:0; text-indent:0px;&quot;&gt;&lt;span style=&quot; font-size:8pt;&quot;&gt;listmintedzerocoins&lt;/span&gt;&lt;/p&gt;
&lt;p style=&quot; margin-top:0px; margin-bottom:0px; margin-left:0px; margin-right:0px; -qt-block-indent:0; text-indent:0px;&quot;&gt;&lt;span style=&quot; font-size:8pt;&quot;&gt;listspentzerocoins&lt;/span&gt;&lt;/p&gt;
&lt;p style=&quot; margin-top:0px; margin-bottom:0px; margin-left:0px; margin-right:0px; -qt-block-indent:0; text-indent:0px;&quot;&gt;&lt;span style=&quot; font-size:8pt;&quot;&gt;listzerocoinamounts&lt;/span&gt;&lt;/p&gt;
&lt;p style=&quot; margin-top:0px; margin-bottom:0px; margin-left:0px; margin-right:0px; -qt-block-indent:0; text-indent:0px;&quot;&gt;&lt;span style=&quot; font-size:8pt;&quot;&gt;mintzerocoin &amp;lt;amount&amp;gt;&lt;/span&gt;&lt;/p&gt;
&lt;p style=&quot; margin-top:0px; margin-bottom:0px; margin-left:0px; margin-right:0px; -qt-block-indent:0; text-indent:0px;&quot;&gt;&lt;span style=&quot; font-size:8pt;&quot;&gt;reconsiderzerocoins&lt;/span&gt;&lt;/p&gt;
&lt;p style=&quot; margin-top:0px; margin-bottom:0px; margin-left:0px; margin-right:0px; -qt-block-indent:0; text-indent:0px;&quot;&gt;&lt;span style=&quot; font-size:8pt;&quot;&gt;resetmintzerocoin &amp;lt;extended_search&amp;gt;&lt;/span&gt;&lt;/p&gt;
&lt;p style=&quot; margin-top:0px; margin-bottom:0px; margin-left:0px; margin-right:0px; -qt-block-indent:0; text-indent:0px;&quot;&gt;&lt;span style=&quot; font-size:8pt;&quot;&gt;resetspentzerocoin&lt;/span&gt;&lt;/p&gt;
&lt;p style=&quot; margin-top:0px; margin-bottom:0px; margin-left:0px; margin-right:0px; -qt-block-indent:0; text-indent:0px;&quot;&gt;&lt;span style=&quot; font-size:8pt;&quot;&gt;spendzerocoin &amp;lt;amount&amp;gt; &amp;lt;mintchange [true|false]&amp;gt; &amp;lt;minimizechange [true|false]&amp;gt;  &amp;lt;securitylevel [1-100]&amp;gt; &amp;lt;address&amp;gt;&lt;/span&gt;&lt;/p&gt;
&lt;p style=&quot;-qt-paragraph-type:empty; margin-top:0px; margin-bottom:0px; margin-left:0px; margin-right:0px; -qt-block-indent:0; text-indent:0px; font-size:8pt;&quot;&gt;&lt;/p&gt;&lt;/body&gt;&lt;/html&gt;</string>
     </property>
    </widget>
    <widget class="QTextEdit" name="textEdit_2">
     <property name="geometry">
      <rect>
       <x>40</x>
       <y>400</y>
       <width>691</width>
       <height>41</height>
      </rect>
     </property>
    </widget>
   </widget>
   <widget class="QWidget" name="tab_3">
    <attribute name="title">
     <string>Network Traffic</string>
    </attribute>
   </widget>
   <widget class="QWidget" name="tab_4">
    <attribute name="title">
     <string>Peers</string>
    </attribute>
    <widget class="QTableView" name="tableView">
     <property name="geometry">
      <rect>
       <x>40</x>
       <y>30</y>
       <width>701</width>
       <height>391</height>
      </rect>
     </property>
    </widget>
   </widget>
   <widget class="QWidget" name="tab_5">
    <attribute name="title">
     <string>Information</string>
    </attribute>
    <widget class="QLabel" name="label">
     <property name="geometry">
      <rect>
       <x>40</x>
       <y>30</y>
       <width>70</width>
       <height>21</height>
      </rect>
     </property>
     <property name="text">
      <string>General</string>
     </property>
    </widget>
    <widget class="QLabel" name="label_2">
     <property name="geometry">
      <rect>
       <x>40</x>
       <y>70</y>
       <width>121</width>
       <height>21</height>
      </rect>
     </property>
     <property name="text">
      <string>Client name</string>
     </property>
    </widget>
    <widget class="QLabel" name="label_3">
     <property name="geometry">
      <rect>
       <x>320</x>
       <y>70</y>
       <width>121</width>
       <height>21</height>
      </rect>
     </property>
     <property name="text">
      <string>APR Core</string>
     </property>
    </widget>
    <widget class="QLabel" name="label_4">
     <property name="geometry">
      <rect>
       <x>40</x>
       <y>110</y>
       <width>121</width>
       <height>21</height>
      </rect>
     </property>
     <property name="text">
      <string>Client Version</string>
     </property>
    </widget>
    <widget class="QLabel" name="label_5">
     <property name="geometry">
      <rect>
       <x>320</x>
       <y>110</y>
       <width>121</width>
       <height>21</height>
      </rect>
     </property>
     <property name="text">
      <string>v 1.0.0</string>
     </property>
    </widget>
    <widget class="QLabel" name="label_6">
     <property name="geometry">
      <rect>
       <x>40</x>
       <y>140</y>
       <width>191</width>
       <height>21</height>
      </rect>
     </property>
     <property name="text">
      <string>Using OpenSSL version</string>
     </property>
    </widget>
    <widget class="QLabel" name="label_7">
     <property name="geometry">
      <rect>
       <x>320</x>
       <y>140</y>
       <width>231</width>
       <height>21</height>
      </rect>
     </property>
     <property name="text">
      <string>OpenSSL 1.0.1k 8 Jan 2015</string>
     </property>
    </widget>
    <widget class="QLabel" name="label_8">
     <property name="geometry">
      <rect>
       <x>40</x>
       <y>170</y>
       <width>221</width>
       <height>21</height>
      </rect>
     </property>
     <property name="text">
      <string>Using BerkeleyDB version</string>
     </property>
    </widget>
    <widget class="QLabel" name="label_9">
     <property name="geometry">
      <rect>
       <x>320</x>
       <y>170</y>
       <width>261</width>
       <height>21</height>
      </rect>
     </property>
     <property name="text">
      <string>Berkeley DB 4.8.30: (April 9, 2010)</string>
     </property>
    </widget>
    <widget class="QLabel" name="label_10">
     <property name="geometry">
      <rect>
       <x>40</x>
       <y>200</y>
       <width>121</width>
       <height>21</height>
      </rect>
     </property>
     <property name="text">
      <string>Build date</string>
     </property>
    </widget>
    <widget class="QLabel" name="label_11">
     <property name="geometry">
      <rect>
       <x>320</x>
       <y>200</y>
       <width>121</width>
       <height>21</height>
      </rect>
     </property>
     <property name="text">
      <string>2018 - 22-03</string>
     </property>
    </widget>
    <widget class="QLabel" name="label_12">
     <property name="geometry">
      <rect>
       <x>40</x>
       <y>230</y>
       <width>121</width>
       <height>21</height>
      </rect>
     </property>
     <property name="text">
      <string>Startup time</string>
     </property>
    </widget>
    <widget class="QLabel" name="label_13">
     <property name="geometry">
      <rect>
       <x>320</x>
       <y>230</y>
       <width>121</width>
       <height>21</height>
      </rect>
     </property>
     <property name="text">
      <string>Startup time</string>
     </property>
    </widget>
    <widget class="QLabel" name="label_14">
     <property name="geometry">
      <rect>
       <x>40</x>
       <y>270</y>
       <width>121</width>
       <height>21</height>
      </rect>
     </property>
     <property name="text">
      <string>Name</string>
     </property>
    </widget>
    <widget class="QLabel" name="label_15">
     <property name="geometry">
      <rect>
       <x>320</x>
       <y>270</y>
       <width>121</width>
       <height>21</height>
      </rect>
     </property>
     <property name="text">
      <string>main</string>
     </property>
    </widget>
    <widget class="QLabel" name="label_16">
     <property name="geometry">
      <rect>
       <x>40</x>
       <y>250</y>
       <width>121</width>
       <height>21</height>
      </rect>
     </property>
     <property name="text">
      <string>Network</string>
     </property>
    </widget>
    <widget class="QLabel" name="label_17">
     <property name="geometry">
      <rect>
       <x>320</x>
       <y>290</y>
       <width>161</width>
       <height>21</height>
      </rect>
     </property>
     <property name="text">
      <string>16 (In:0 / Out:16</string>
     </property>
    </widget>
    <widget class="QLabel" name="label_18">
     <property name="geometry">
      <rect>
       <x>40</x>
       <y>290</y>
       <width>181</width>
       <height>21</height>
      </rect>
     </property>
     <property name="text">
      <string>Number of connections</string>
     </property>
    </widget>
    <widget class="QLabel" name="label_19">
     <property name="geometry">
      <rect>
       <x>320</x>
       <y>320</y>
       <width>121</width>
       <height>21</height>
      </rect>
     </property>
     <property name="text">
      <string>n/a</string>
     </property>
    </widget>
    <widget class="QLabel" name="label_20">
     <property name="geometry">
      <rect>
       <x>40</x>
       <y>320</y>
       <width>201</width>
       <height>21</height>
      </rect>
     </property>
     <property name="text">
      <string>Number of Masternodes</string>
     </property>
    </widget>
    <widget class="QLabel" name="label_21">
     <property name="geometry">
      <rect>
       <x>320</x>
       <y>370</y>
       <width>121</width>
       <height>21</height>
      </rect>
     </property>
     <property name="text">
      <string>3405</string>
     </property>
    </widget>
    <widget class="QLabel" name="label_22">
     <property name="geometry">
      <rect>
       <x>40</x>
       <y>370</y>
       <width>201</width>
       <height>21</height>
      </rect>
     </property>
     <property name="text">
      <string>Current number of blocks</string>
     </property>
    </widget>
    <widget class="QLabel" name="label_23">
     <property name="geometry">
      <rect>
       <x>320</x>
       <y>400</y>
       <width>121</width>
       <height>21</height>
      </rect>
     </property>
     <property name="text">
      <string>n/a</string>
     </property>
    </widget>
    <widget class="QLabel" name="label_24">
     <property name="geometry">
      <rect>
       <x>40</x>
       <y>400</y>
       <width>121</width>
       <height>21</height>
      </rect>
     </property>
     <property name="text">
      <string>Last block time</string>
     </property>
    </widget>
    <widget class="QLabel" name="label_25">
     <property name="geometry">
      <rect>
       <x>40</x>
       <y>350</y>
       <width>121</width>
       <height>21</height>
      </rect>
     </property>
     <property name="text">
      <string>Block chain</string>
     </property>
    </widget>
   </widget>
  </widget>
 </widget>
 <resources/>
 <connections/>
</ui>
